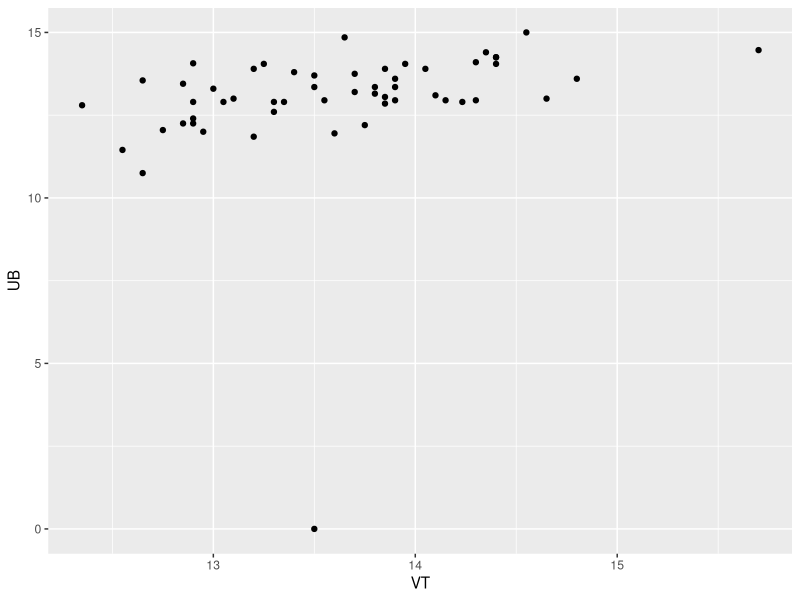
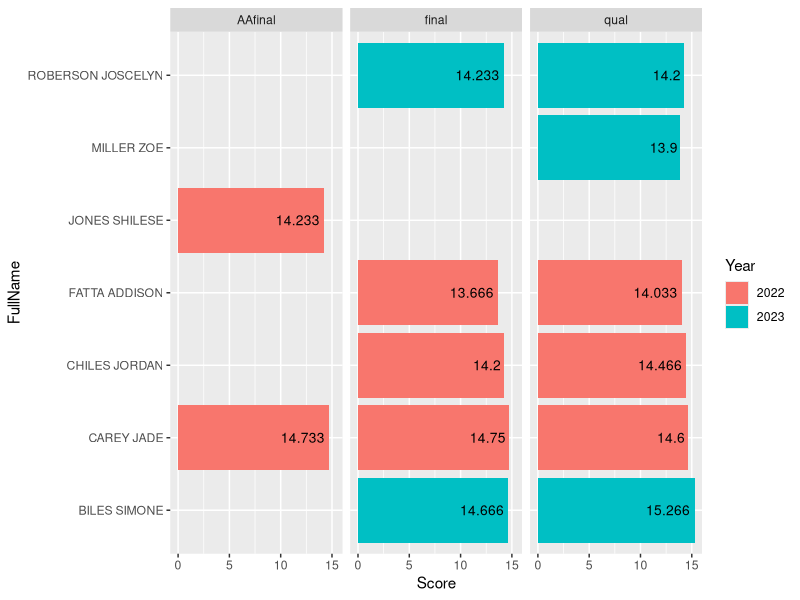
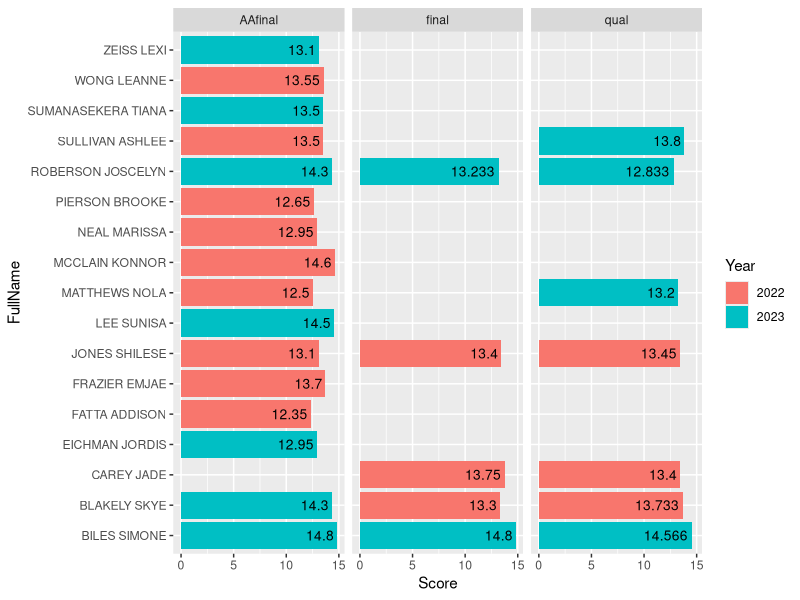
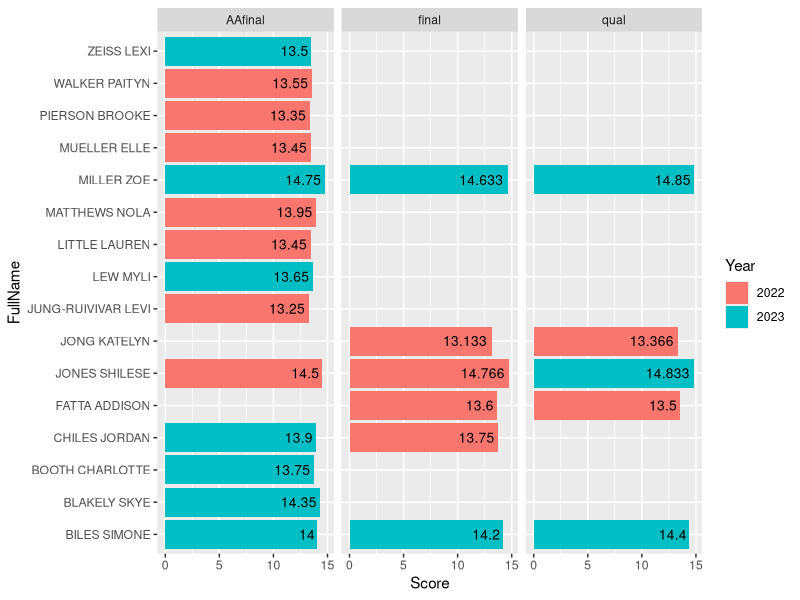
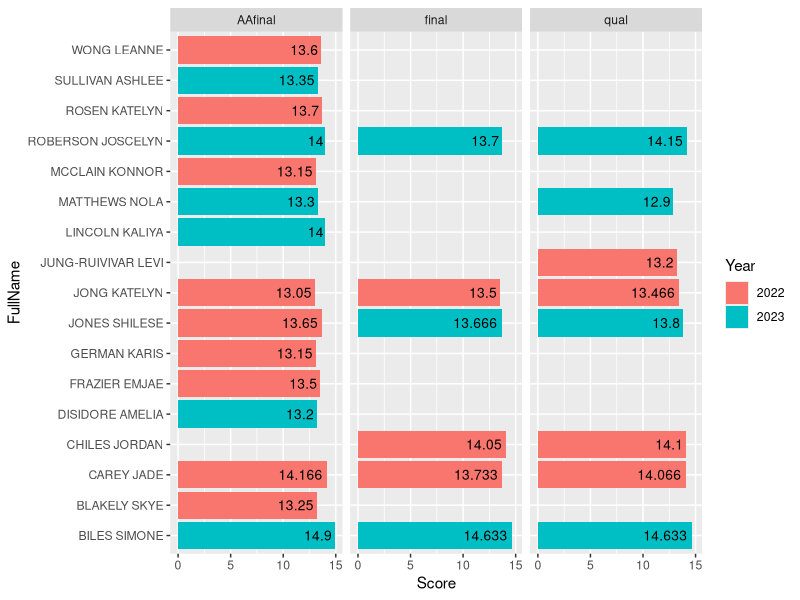

Reproduce these figures in R, in order.
## ---- chunk 1
knitr::opts_chunk$set(echo = TRUE)
## ---- chunk 2
library(tidyverse)
## ---- chunk 3
df <- read.csv("cleaned data/data_2022_2023_cleaned.csv")
## ---- chunk 4
# date split df
df_date <- data.frame(stringr::str_split_fixed(df$Date, '-', n = 3))
colnames(df_date) <- c('Date_day', 'Date_month', 'Date_year')

# add to df column
df <- cbind(df, df_date)
## ---- chunk 5
df <- df %>%
  # formatting the date column
  mutate(Date = case_when(.default = paste0(Date_day, '-',  Date_month, '-', Date_year),
                          Date_month == 'Sept' ~ paste0(Date_day, '-Sep-', Date_year))) %>%
  mutate(Date = as.Date(Date, format = "%d-%b-%Y"), Year = Date_year) %>%
  # standardizing names and making a full name column
  mutate(LastName = toupper(LastName), FirstName = toupper(FirstName), 
         FullName = paste0(LastName, ' ', FirstName), 
         Date = as.Date(Date, format = "%d-%b-%Y")) %>%
  select(-Date_year, -Date_month, -Date_day, -LastName, -FirstName)
## ---- chunk 6
df_usa <- df %>%
  filter(Country == 'USA')
## ---- chunk 7
# competitions 
df_usa %>%
  select(Competition) %>%
  distinct()
## ---- chunk 8
# athletes represented 
df_usa %>%
  select(FullName) %>%
  distinct()
## ---- chunk 9
# making data frame
df_usaw <- df_usa[df_usa['Gender'] == 'w',]
## ---- chunk 10
df_usaw %>%
  select(FullName) %>%
  distinct()
## ---- chunk 11
# checking best scores across all comps
df_usaw_scores <- df_usaw[,c('FullName', 'Apparatus', 'Score')] %>%
  arrange(desc(Score)) %>%
  distinct(FullName, Apparatus, .keep_all = TRUE) %>%
  pivot_wider(names_from = Apparatus, values_from = Score)

head(df_usaw_scores)
## ---- chunk 12
# some high correlations, especially for vault, balance beam, and floor exercises (all positive)
# uneven bars are the exception 
cor(df_usaw_scores[,c('VT', 'VT1', 'VT2', 'UB', 'BB', 'FX')], use = "complete.obs")
## ---- chunk 13
# outlier in UB
ggplot(df_usaw_scores, aes(x = VT, y = UB)) +
  geom_point()
## ---- chunk 14
 df_usaw %>%
  select('FullName', 'Competition', 'Round', 'Score') %>%
  filter(Round == 'AAfinal') %>%
  arrange(Competition)
## ---- chunk 15
# selecting athletes that had won 5th place or higher at least once, selecting highest score across competitions 
df_usaw_vt <- df_usaw %>%
  filter(stringr::str_like(Apparatus,'VT%') & Rank <= 5) %>%
  arrange(desc(Score)) %>%
  distinct(FullName, Round, .keep_all = TRUE)
## ---- chunk 16
ggplot(df_usaw_vt, mapping = aes(x = Score, y = FullName, fill = Year)) +
  geom_bar(stat = "identity") +
  geom_text(aes(label=Score), size = 3.5,  hjust = 1.1) +
  facet_wrap(~Round)
## ---- chunk 17
# selecting athletes that had won 5th place or higher at least once, selecting highest score across competitions 
df_usaw_bb <- df_usaw %>%
  filter(stringr::str_like(Apparatus,'BB%') & Rank <= 5) %>%
  arrange(desc(Score)) %>%
  distinct(FullName, Round, .keep_all = TRUE)
## ---- chunk 18
ggplot(df_usaw_bb, mapping = aes(x = Score, y = FullName, fill = Year)) +
  geom_bar(stat = "identity") +
  geom_text(aes(label=Score), size = 3.5,  hjust = 1.1) +
  facet_wrap(~Round)
## ---- chunk 19
# selecting athletes that had won 5th place or higher at least once, selecting highest score across competitions 
df_usaw_ub <- df_usaw %>%
  filter(stringr::str_like(Apparatus,'UB%') & Rank <= 5) %>%
  arrange(desc(Score)) %>%
  distinct(FullName, Round, .keep_all = TRUE)
## ---- chunk 20
ggplot(df_usaw_ub, mapping = aes(x = Score, y = FullName, fill = Year)) +
  geom_bar(stat = "identity") +
  geom_text(aes(label=Score), size = 3.5, hjust = 1.1) +
  facet_wrap(~Round)
## ---- chunk 21
# selecting athletes that had won 5th place or higher at least once, selecting highest score across competitions 
df_usaw_fx <- df_usaw %>%
  filter(stringr::str_like(Apparatus,'FX%') & Rank <= 5) %>%
  arrange(desc(Score)) %>%
  distinct(FullName, Round, .keep_all = TRUE)
## ---- chunk 22
ggplot(df_usaw_fx, mapping = aes(x = Score, y = FullName, fill = Year)) +
  geom_bar(stat = "identity") +
  geom_text(aes(label=Score), size = 3.5, hjust = 1.1) +
  facet_wrap(~Round)
